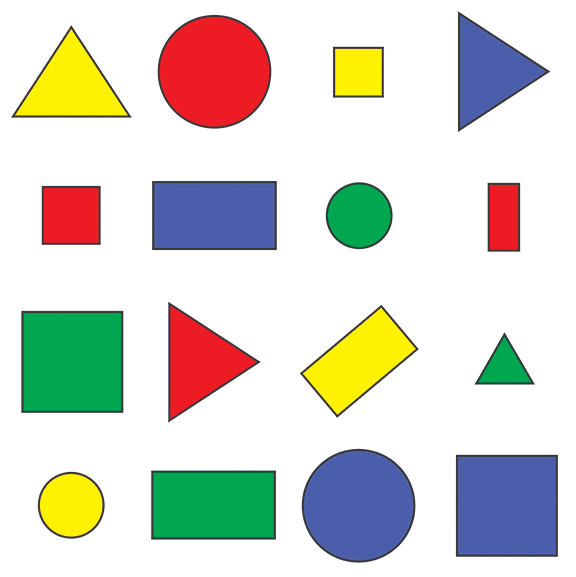
#> input picture OpenCV/media/shapes.png, 576 x 577 px
$ python 10_shape_detection.py
#> lines starting #> are read from the running program, lines starting #| are printed output that depends on the picture; after the words box and inside, x2 and y2 are one past the last pixel; in counts of white or black regions, pixels touching at a corner belong together
import cv2
import numpy as np

def stackImages(scale,imgArray):
    rows = len(imgArray)
    cols = len(imgArray[0])
    rowsAvailable = isinstance(imgArray[0], list)
    width = imgArray[0][0].shape[1]
    height = imgArray[0][0].shape[0]
    if rowsAvailable:
        for x in range ( 0, rows):
            for y in range(0, cols):
                if imgArray[x][y].shape[:2] == imgArray[0][0].shape [:2]:
                    imgArray[x][y] = cv2.resize(imgArray[x][y], (0, 0), None, scale, scale)
                else:
                    imgArray[x][y] = cv2.resize(imgArray[x][y], (imgArray[0][0].shape[1], imgArray[0][0].shape[0]), None, scale, scale)
                if len(imgArray[x][y].shape) == 2: imgArray[x][y]= cv2.cvtColor( imgArray[x][y], cv2.COLOR_GRAY2BGR)
        imageBlank = np.zeros((height, width, 3), np.uint8)
        hor = [imageBlank]*rows
        hor_con = [imageBlank]*rows
        for x in range(0, rows):
            hor[x] = np.hstack(imgArray[x])
        ver = np.vstack(hor)
    else:
        for x in range(0, rows):
            if imgArray[x].shape[:2] == imgArray[0].shape[:2]:
                imgArray[x] = cv2.resize(imgArray[x], (0, 0), None, scale, scale)
            else:
                imgArray[x] = cv2.resize(imgArray[x], (imgArray[0].shape[1], imgArray[0].shape[0]), None,scale, scale)
            if len(imgArray[x].shape) == 2: imgArray[x] = cv2.cvtColor(imgArray[x], cv2.COLOR_GRAY2BGR)
        hor= np.hstack(imgArray)
        ver = hor
    return ver

def getContours(img):
    contours,hierarchy = cv2.findContours(img,cv2.RETR_EXTERNAL,cv2.CHAIN_APPROX_NONE,)
    # RETR_EXTERNAL retrieves the outer contours of the image
    for cnt in contours:
        area = cv2.contourArea(cnt)
        print(area)
        if area>500:
            cv2.drawContours(imgContour, cnt, -1, (255, 0, 0), 3)
            # now we will calculate the curve length that will help to approx the corners of the shapes
            peri = cv2.arcLength(cnt,True)
            print(peri)
            approx = cv2.approxPolyDP(cnt,0.02*peri,True)
            print(len(approx)) # this approx are the edges of the shapes and
            # by printing the len we are finding the no. of edges that the shape has
            objCor = len(approx)
            # now we are going to create a bounding box around the contours/objects
            x, y, w, h = cv2.boundingRect(approx)


            if objCor==3:
                objectType = 'Tri'

            elif objCor==4:
                aspectRatio = w/float(h)
                if aspectRatio > 0.95 and aspectRatio < 1.05:
                    objectType = 'Square'
                else:
                    objectType = 'Rectangle'
            elif objCor>4:
                objectType= 'Circle'
            else:
                objectType = 'none'
            cv2.rectangle(imgContour, (x, y), (x + w, y + h), (0, 0, 255), 3)
            cv2.putText(imgContour, objectType, (x + (w // 2) - 10, y + (h // 2) - 5), cv2.FONT_HERSHEY_COMPLEX, 0.5,
                        (0, 0, 0), 2)

img = cv2.imread('media/shapes.png')
#> img is the input picture: shape (577, 576, 3); mean B, G, R 205.1, 214.3, 214.2
imgGray = cv2.cvtColor(img,cv2.COLOR_BGR2GRAY)
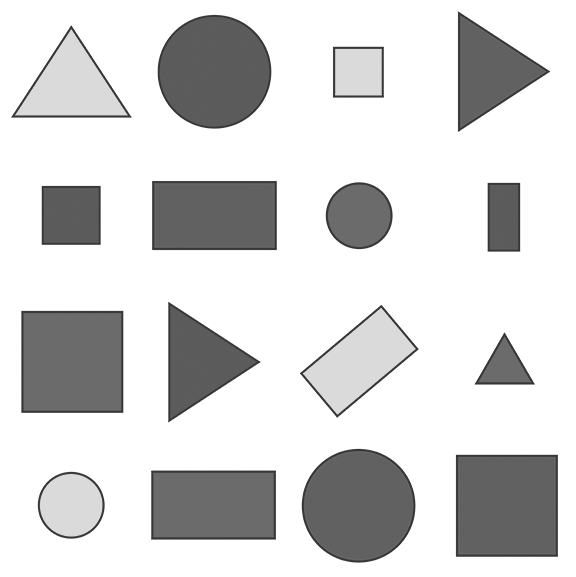
#> imgGray: shape (577, 576); min 54, max 255, mean 213.2
imgBlur = cv2.GaussianBlur(imgGray,(7,7),1)
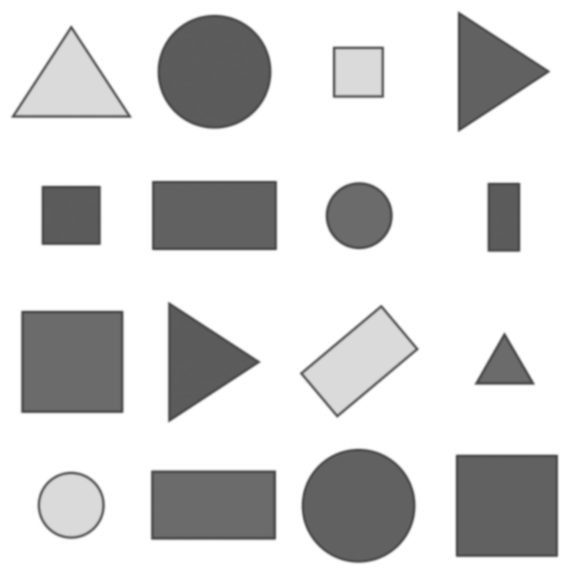
#> imgBlur: shape (577, 576); min 72, max 255, mean 213.2
# cv2.imshow('image',img)
# cv2.imshow('Grayscale image',imgGray)
# cv2.imshow('Blur image',imgBlur)

imgCanny = cv2.Canny(imgBlur,80,80) # to find the edges of the img
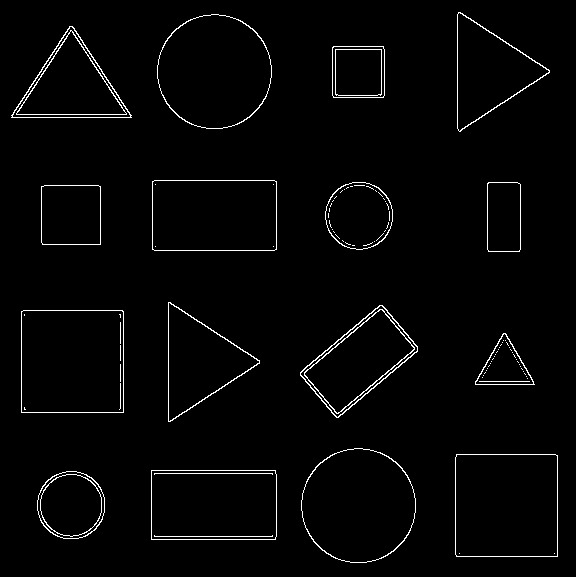
#> imgCanny: shape (577, 576); 2.2% white in thin lines or dots
imgContour = img.copy()
getContours(imgCanny)
#> in getContours, `contours,hierarchy = cv2.findContours(img,cv2.RETR_EXTERNAL,cv2.CHAIN_..`: contours = 16 contours; largest, box (x1, y1, x2, y2) and area: (21, 310, 124, 413) 10402, (455, 454, 558, 557) 10398, (301, 448, 416, 563) 10236, (157, 14, 272, 129) 10234, (152, 180, 277, 251) 8674
#> the loop in getContours, `for cnt in contours:` made 16 passes
#> (area, peri, approx, objCor, x, y, w, h) on passes 2, 3, 6, 7, 9, 10, 12: (8619, 386.8, [[151, 470], [151, 539], [275, 539], [275, 470]], 4, 151, 470, 125, 70), (10398.5, 406.2, [[456, 454], [456, 556], [557, 556], [557, 455]], 4, 456, 454, 102, 103), (10402, 406.8, [[21, 311], [21, 412], [123, 412], [122, 310]], 4, 21, 310, 103, 103), (6389, 338.5, [[382, 305], [300, 372], [336, 417], [417, 351]], 4, 300, 305, 118, 113), (3475.5, 234.2, [[41, 186], [42, 244], [100, 244], [100, 186]], 4, 41, 186, 60, 59), (2270.5, 201.1, [[488, 182], [487, 249], [519, 251], [520, 184]], 4, 487, 182, 34, 70), (8674, 385.7, [[152, 181], [152, 249], [276, 249], [276, 181]], 4, 152, 181, 125, 69)
#> (area, peri, approx, objCor, x, y, w, h) on passes 5, 8, 14, 16: (1612.5, 186.6, [[503, 333], [475, 384], [534, 384]], 3, 475, 333, 60, 52), (5629, 352, [[168, 302], [170, 421], [259, 360]], 3, 168, 302, 92, 120), (5690.5, 355.1, [[11, 115], [131, 117], [72, 26]], 3, 11, 26, 121, 92), (5712, 351.7, [[458, 12], [460, 131], [549, 70]], 3, 458, 12, 92, 120)
#> (printed output is left out)
#> after the loop in getContours, `for cnt in contours:`:
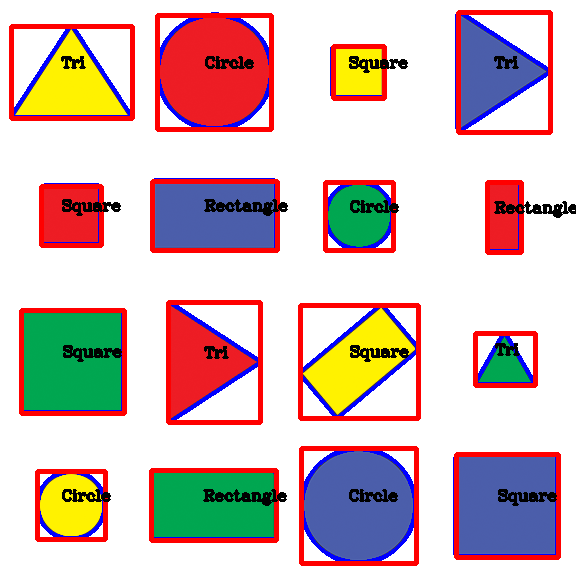
#> imgContour: shape (577, 576, 3); 13.01% of pixels changed, all inside (x1, y1, x2, y2) = (9, 10, 576, 566)

imgStack = stackImages(0.6,([img,imgGray,imgBlur],[imgBlur,imgCanny,imgContour]))
#> after the loop in stackImages, `for x in range(0, rows):`: hor = 2 items
#> in stackImages, `ver = np.vstack(hor)`:
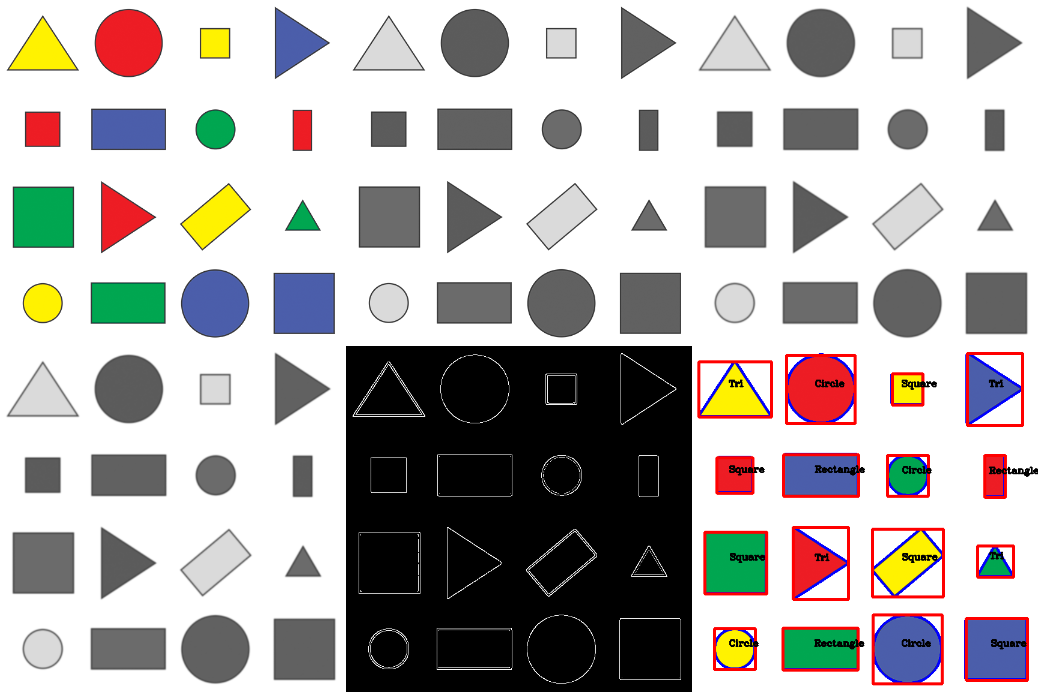
#> ver: shape (692, 1038, 3); mean of channels 0, 1, 2 172.9, 174.7, 178.3; drawn as B, G, R
cv2.imshow('Stacked images',imgStack)
cv2.waitKey(0)
